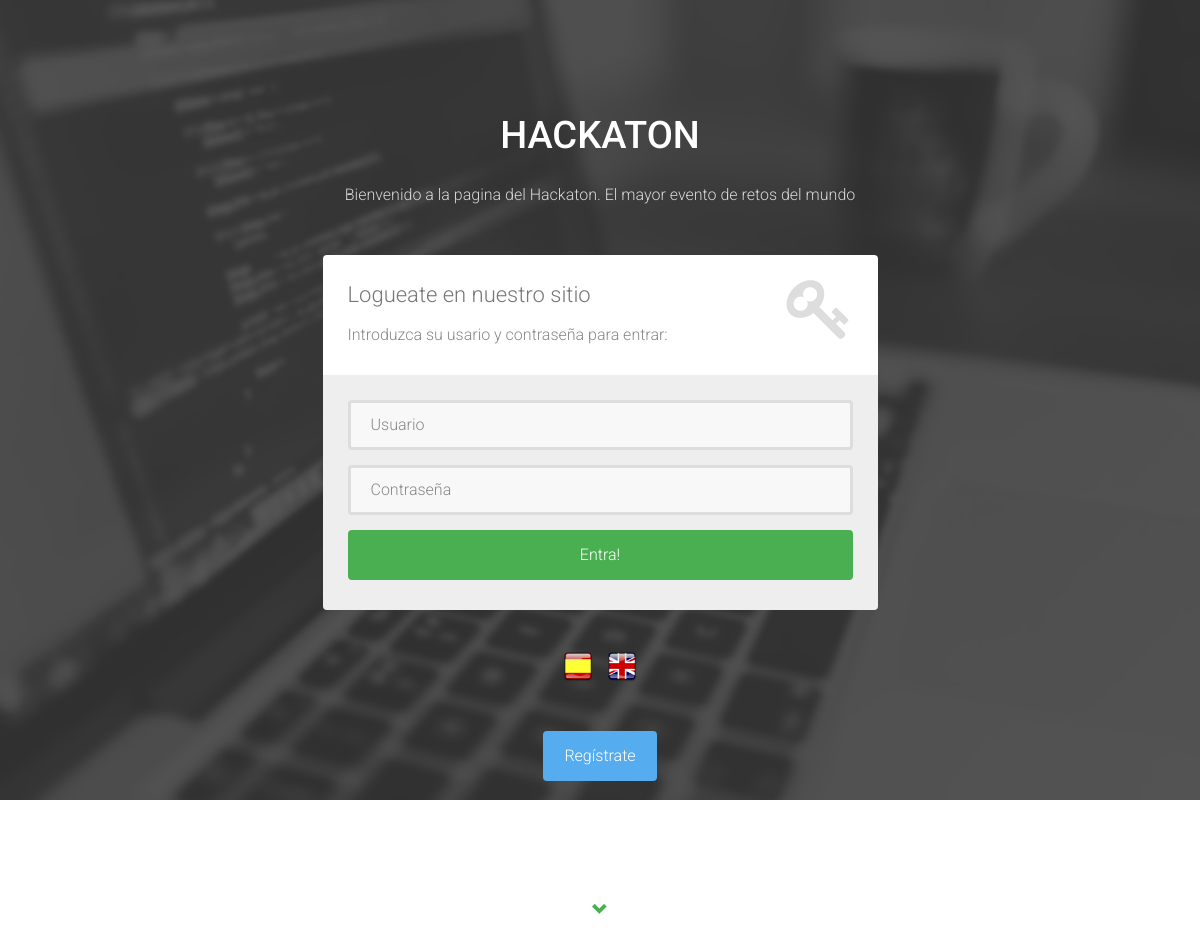
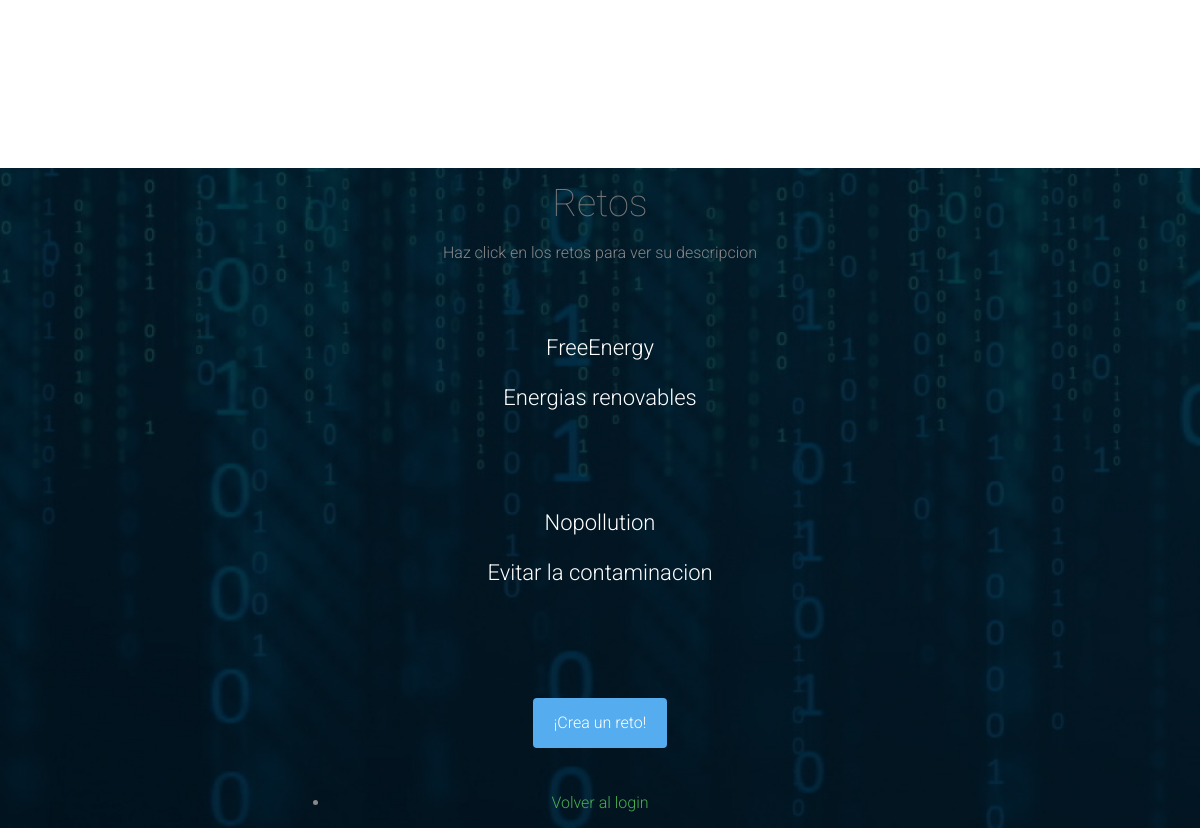
The app's page /vistas/login.php?lang=esp with its own data (2 pictures, top to bottom).
### tables this page shows
CREATE TABLE IF NOT EXISTS Reto (
  `idReto` VARCHAR(50) NOT NULL,
	`DescReto` VARCHAR(500),
  `Aceptado` TINYINT(1) NOT NULL DEFAULT 0,
  PRIMARY KEY (`idReto`));

### modelo/esp.php (called while the page is built, shortened)
<?php
$idioma["aceptar"] = "Aceptar";
$idioma["cancelar"] = "Cancelar";
$idioma["editar"] = "Editar";
$idioma["eliminar"] = "Eliminar";
$idioma["volver"] = "Volver";
$idioma["crear"] = "Crear";
$idioma["modificar"] = "Modificar";
$idioma["cerrar"] = "Cerrar sesión";
$idioma["si"] = "SI";
$idioma["no"] = "NO";
$idioma["ver"] = "Ver";
$idioma['perfil'] = "Perfil";
$idioma['editar_perfil'] = "Editar perfil";
$idioma['eliminar_perfil'] = "Eliminar mi cuenta";
$idioma['rol'] = "Rol";
$idioma['idioma'] = "Idioma";
$idioma['nueva_pass'] = "Nueva contraseña";
$idioma["login_introduccion"] = "Bienvenido a la pagina del Hackaton.";
$idioma["login_introduccion2"] = "El mayor evento de retos del mundo";
$idioma["login_logueate"] = "Logueate en nuestro sitio";
$idioma["login_introduzca"] = "Introduzca su usario y contraseña para entrar:";
$idioma["login_usuario"] = "Usuario";
$idioma["login_pass"] = "Contraseña";
$idioma["login_aceptar"] = "Entra!";
$idioma["login_registrar"] = "Regístrate";
$idioma["login_or"] = "o si no...";
$idioma["login_visita"] = "Mira los retos";
$idioma["login_retos"] = "Retos";
$idioma['login_frase_retos'] = "Haz click en los retos para ver su descripcion";
$idioma['volver_login'] = "Volver al login";
$idioma['crear_reto'] = "¡Crea un reto!";
$idioma["registro_introduccion"] = "Bienvenido a la pagina del Hackaton.";
$idioma["registro_introduccion2"] = "El mayor evento de retos del mundo";
$idioma["registro_registrate"] = "Regístrate en nuestro sitio";
$idioma["registro_introduzca"] = "Rellena los campos para regístrarte:";
$idioma["registro_usuario"] = "Usuario";
$idioma["registro_sede"] = "Sede";
$idioma["registro_nombre"] = "Nombre";
$idioma["registro_pass"] = "Contraseña";
$idioma["registro_email"] = "Correo";
$idioma["registro_equipo"] = "Equipo";
$idioma["registro_aceptar"] = "Regístrate";
$idioma["registro_volver"] = "Volver";
$idioma["reto_introduce"] = "Completa los siguientes campos";
$idioma["gestion_retos"] = "Gestión de retos";
$idioma["retoSi"] = "Retos aceptados";
$idioma["retoNo"] = "Retos no aceptados";
$idioma["reto_nombre"] = "Nombre del reto";
$idioma["reto_descripcion"] = "Descripción";
$idioma["reto_aceptado"] = "Aceptado";
$idioma["reto_crear"] = "Crear reto";
$idioma["reto_modificar"] = "Modificar reto";
$idioma['retos'] = "Retos";
$idioma['reto_eliminar'] = "Eliminar reto";
$idioma["gestion_sedes"] = "Gestion de sedes";
$idioma["nueva_sede"] = "Nueva Sede";
$idioma["id_Sede"] = "Introduzca Ubicación";
$idioma["nombre_sede"] = "Nombre de sede";
$idioma["eliminar_sede"] = "Eliminar sede";
?>

### modelo/model_reto.php (called while the page is built, shortened)
<?php
include_once 'connect_DB.php';
class Reto {
    public function listar(){
        $db = new Database();
        $sqlRetos = $db->consulta("SELECT * FROM Reto");
        $arrayRetos = array();
        while ($row = mysqli_fetch_assoc($sqlRetos)) {
            $arrayRetos[] = $row;
        }
        return $arrayRetos;
    }
}
?>

### modelo/connect_DB.php (called while the page is built, shortened)
<?php
class Database {
    var $conexion;
    public function __construct($host="localhost",$user="admin_hackaton",
                                $pass="iu", $db="et1_hackaton"){
        $this->conexion = mysqli_connect($host, $user, $pass, $db);
    }
    public function consulta($sentencia){
        return mysqli_query($this->conexion,$sentencia);
    }
}
?>

### vistas/login.php (the view, shortened to what this page needs)
<?php
$idioma = $_GET["lang"];
if(!$idioma){
    unset($idioma);
    header('Location:../vistas/login.php?lang=esp');
}else{
    if($idioma == "esp"){
        unset($idioma);
        include "../modelo/esp.php";
    }
    include_once "../modelo/model_reto.php";
    $reto = new Reto();
    $retos = $reto->listar();
}
?>
<!DOCTYPE html>
<html lang="en">
    <head>
        <link href="https://maxcdn.bootstrapcdn.com/bootstrap/3.3.4/css/bootstrap.min.css" rel="stylesheet">
        <link href="https://maxcdn.bootstrapcdn.com/bootstrap/3.3.4/css/bootstrap-theme.min.css" rel="stylesheet">
        <link rel="stylesheet" href="../bootstrap/css/bootstrap.min.css">
        <link rel="stylesheet" href="../font-awesome/css/font-awesome.min.css">
        <link rel="stylesheet" href="../css/form-elements.css">
        <link rel="stylesheet" href="../css/style.css">
    </head>
    <body>
        <div class="top-content">
            <div class="inner-bg">
                <div class="container">
                    <div class="row">
                        <div class="col-sm-8 col-sm-offset-2 text">
                            <h1><strong>HACKATON</strong> </h1>
                            <div class="description">
                                <p>
                                    <?php echo $idioma["login_introduccion"]; ?>
                                    <?php echo $idioma["login_introduccion2"]; ?>
                                </p>
                            </div>
                        </div>
                    </div>
                    <div class="row">
                        <div class="col-sm-6 col-sm-offset-3 form-box">
                            <div class="form-top">
                                <div class="form-top-left">
                                    <h3><?php echo $idioma["login_logueate"]; ?></h3>
                                    <p><?php echo $idioma["login_introduzca"];?></p>
                                </div>
                                <div class="form-top-right">
                                    <i class="fa fa-key"></i>
                                </div>
                            </div>
                            <div class="form-bottom">
                                <form role="form" id="login" action="../controladores/ctrl_procesar_login.php" method="post" class="login-form">
                                    <div class="form-group">
                                        <input type="text" name="login" placeholder="<?php echo $idioma["login_usuario"];?>" class="form-username form-control" id="form-username">
                                    </div>
                                    <div class="form-group">
                                        <input type="password" id="pass" name="pass" placeholder="<?php echo $idioma["login_pass"];?>" class="form-password form-control" id="form-password">
                                    </div>
                                    <button type="submit" class="btn" onclick="cifrar()" name='accion' value="Entrar"><?php echo $idioma["login_aceptar"];?></button>
                                </form>
                            </div>
                        </div>
                    </div>
                    <div class="row">
                        <div class="col-sm-6 col-sm-offset-3 idioma">
                            <label for="espanol"><a href="./login.php?lang=esp"><img class="ico-idioma" src="../img/ES.png"></a></label>
                            <label for="ingles"><a href="./login.php?lang=eng"><img class="ico-idioma" src="../img/EN.png"></a></label>
                        </div>
                    </div>
                    <div class="row">
                        <div class="col-sm-6 col-sm-offset-3 social-login">
                            <a class="btn btn-link-1 btn-link-1-twitter" href="registro.php">
                                <?php echo $idioma["login_registrar"];?>
                            </a>
                            <h3><?php echo $idioma["login_or"];?></h3>
                            <h3><?php echo $idioma["login_visita"];?></h3>
                            <a href="#dos" id="movimiento" class="glyphicon glyphicon-chevron-down"></a>
                        </div>
                    </div>
                </div>
            </div>
        </div>
        <section id="dos" class="wrapper">
            <div class="container">
                <header>
                    <h2><?php echo $idioma['login_retos'];?></h2>
                    <p><?php echo $idioma['login_frase_retos'];?></p>
                </header>
                <?php foreach ($retos as $r){
                if($r['Aceptado'] == true){?>
                <div class="row">
                    <div class="social-login">
                        <section class="col-xs-12 col-sm-12 col-md-12 col-lg-12">
                            <div class="card">
                                <div class="front">
                                    <h3><?php echo $r['idReto'];?></h3>
                                </div>
                                <div class="back">
                                    <h3><?php echo $r['DescReto'];?></h3>
                                </div>
                            </div>
                        </section>
                    </div>
                </div>
                <br>
                <?php }
                }?>
                <br>
                <div class="row">
                    <div class="col-sm-6 col-sm-offset-3 social-login">
                        <a class="btn btn-link-1 btn-link-1-twitter" href="../vistas/nuevo_reto.php?lang=esp">
                            <?php echo $idioma["crear_reto"];?>
                        </a>
                    </div>
                </div>
                <footer class="major">
                    <ul class="actions col-sm-6 col-sm-offset-3 social-login">
                        <li><a href="#" class="button"><?php echo $idioma['volver_login'];?></a></li>
                    </ul>
                </footer>
            </div>
        </section>
    </body>
</html>

### css/form-elements.css (style rules this page uses)
input[type="text"], input[type="password"], textarea, textarea.form-control { height: 50px; margin: 0; padding: 0 20px; vertical-align: middle; background: #f8f8f8; border: 3px solid #ddd; font-family: 'Roboto', sans-serif; font-size: 16px; font-weight: 300; line-height: 50px; color: #888; -moz-border-radius: 4px; -webkit-border-radius: 4px; border-radius: 4px; -moz-box-shadow: none; -webkit-box-shadow: none; box-shadow: none; -o-transition: all .3s; -moz-transition: all .3s; -webkit-transition: all .3s; -ms-transition: all .3s; transition: all .3s; }
button.btn { height: 50px; margin: 0; padding: 0 20px; vertical-align: middle; background: #4aaf51; border: 0; font-family: 'Roboto', sans-serif; font-size: 16px; font-weight: 300; line-height: 50px; color: #fff; -moz-border-radius: 4px; -webkit-border-radius: 4px; border-radius: 4px; text-shadow: none; -moz-box-shadow: none; -webkit-box-shadow: none; box-shadow: none; -o-transition: all .3s; -moz-transition: all .3s; -webkit-transition: all .3s; -ms-transition: all .3s; transition: all .3s; }

### css/style.css (style rules this page uses)
body { font-family: 'Roboto', sans-serif; font-size: 16px; font-weight: 300; color: #888; line-height: 30px; text-align: center; }
strong { font-weight: 500; }
a, a:hover, a:focus { color: #4aaf51; text-decoration: none; -o-transition: all .3s; -moz-transition: all .3s; -webkit-transition: all .3s; -ms-transition: all .3s; transition: all .3s; }
h1, h2 { margin-top: 10px; font-size: 38px; font-weight: 100; color: #777; line-height: 50px; }
h3 { font-size: 22px; font-weight: 300; color: #777; line-height: 30px; }
img { max-width: 100%; }
.btn-link-1 { display: inline-block; height: 50px; margin: 5px; padding: 16px 20px 0 20px; background: #4aaf51; font-size: 16px; font-weight: 300; line-height: 16px; color: #fff; -moz-border-radius: 4px; -webkit-border-radius: 4px; border-radius: 4px; }
.btn-link-1.btn-link-1-twitter { background: #55acee; }
.inner-bg { padding: 100px 0 170px 0; }
.top-content .text { color: #fff; }
.top-content .text h1 { color: #fff; }
.top-content .description { margin: 20px 0 10px 0; }
.top-content .description p { opacity: 0.8; }
.form-box { margin-top: 35px; }
.form-top { overflow: hidden; padding: 0 25px 15px 25px; background: #fff; -moz-border-radius: 4px 4px 0 0; -webkit-border-radius: 4px 4px 0 0; border-radius: 4px 4px 0 0; text-align: left; }
.form-top-left { float: left; width: 75%; padding-top: 25px; }
.form-top-left h3 { margin-top: 0; }
.form-top-right { float: left; width: 25%; padding-top: 5px; font-size: 66px; color: #ddd; line-height: 100px; text-align: right; }
.form-bottom { padding: 25px 25px 30px 25px; background: #eee; -moz-border-radius: 0 0 4px 4px; -webkit-border-radius: 0 0 4px 4px; border-radius: 0 0 4px 4px; text-align: left; }
.form-bottom form button.btn { width: 100%; }
.idioma { padding-top: 3vmin; text-align: center; }
.ico-idioma { width: 40px; height: 40px; }
.social-login { margin-top: 35px; }
.social-login h3 { color: #fff; }
#dos { background-image: url(../img/backgrounds/2.jpg); opacity: 4; background-position: center center; background-repeat: no-repeat; background-attachment: fixed; background-size: cover; background-color: #464646; }

### records on screen
reto: idReto "FreeEnergy", DescReto "Energias renovables"
reto: idReto "Nopollution", DescReto "Evitar la contaminacion"

### other values on screen
$idioma["login_introduccion"] "Bienvenido a la pagina del Hackaton."
$idioma["login_introduccion2"] "El mayor evento de retos del mundo"
$idioma["login_logueate"] "Logueate en nuestro sitio"
$idioma["login_introduzca"] "Introduzca su usario y contraseña para entrar:"
$idioma["login_aceptar"] "Entra!"
$idioma["login_registrar"] "Regístrate"
$idioma['login_retos'] "Retos"
$idioma['login_frase_retos'] "Haz click en los retos para ver su descripcion"
$idioma["crear_reto"] "¡Crea un reto!"
$idioma['volver_login'] "Volver al login"
